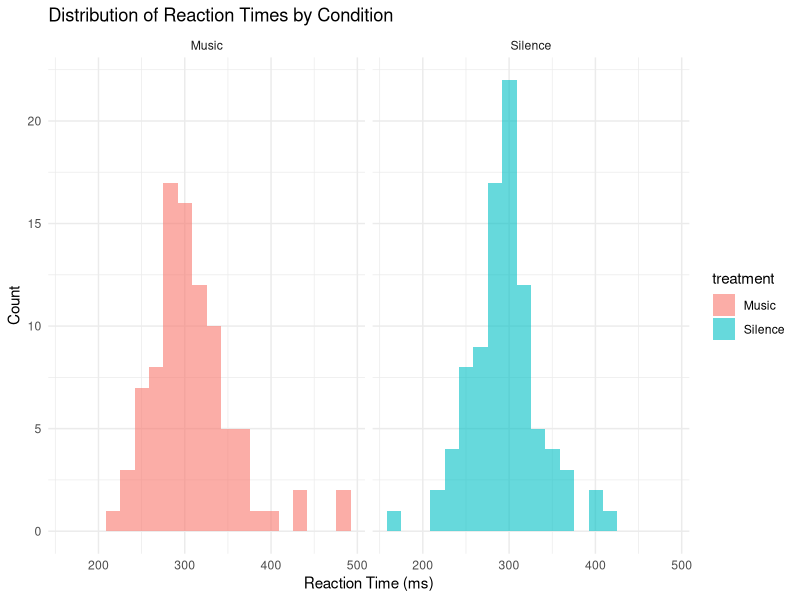
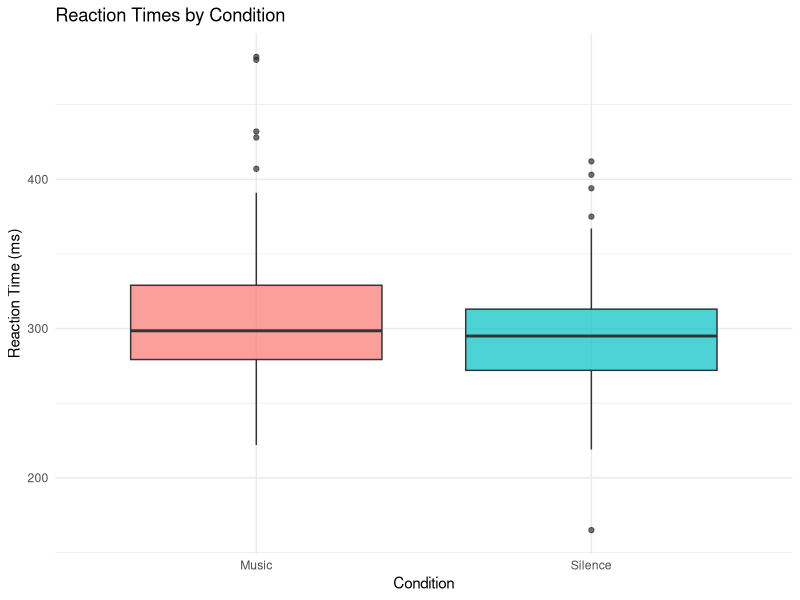
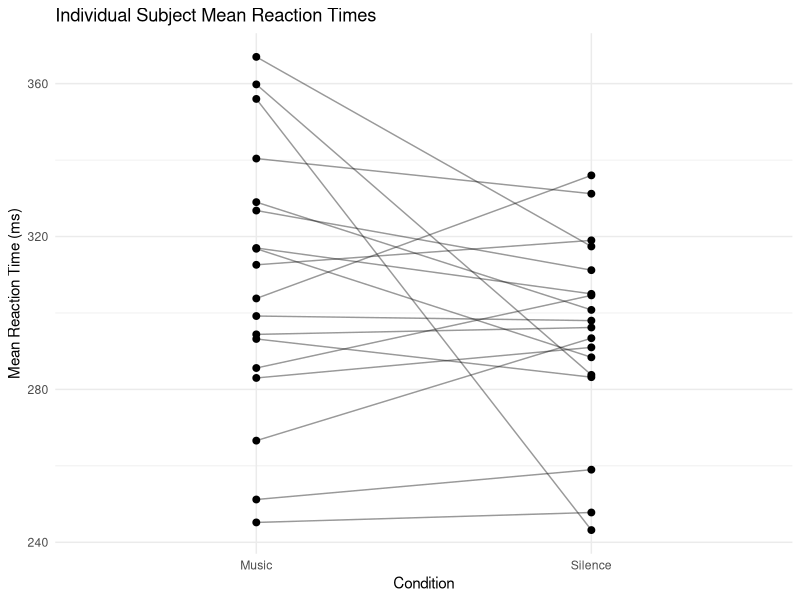
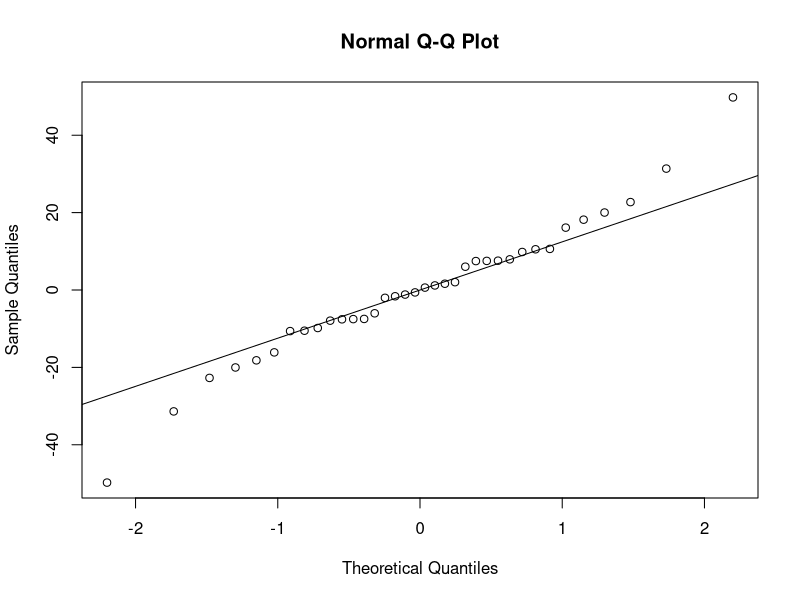
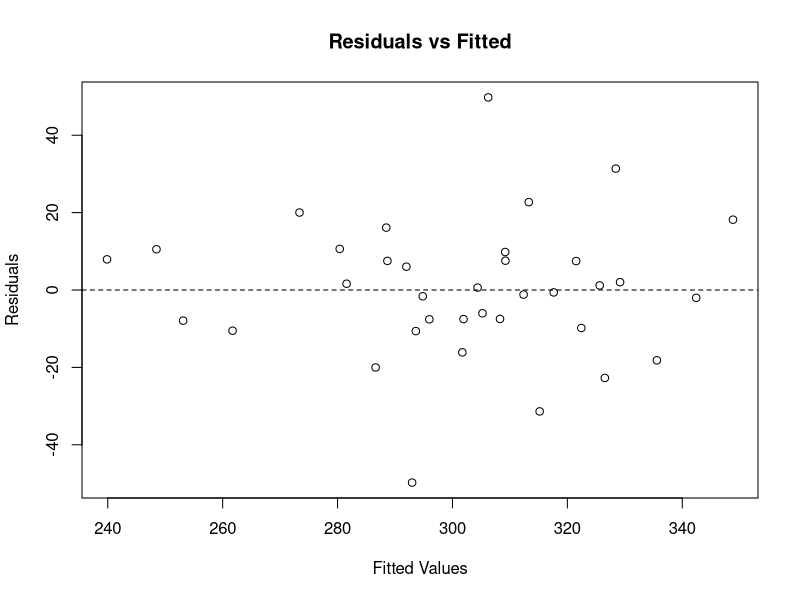

Write the R code that produced these figures, in order.
## ---- chunk 1
knitr::opts_chunk$set(message =  FALSE)
knitr::opts_chunk$set(warning =  FALSE)
knitr::opts_chunk$set(error =  FALSE)

## ---- chunk 2
library(pwr)

# Previous study components
n_study <- 20
mean_difference <- 36.63  # (Difference b|n 0dB and 74dB)
df_study <- n_study - 1
p_value_study <- 0.002 

t_value_study <- qt( p_value_study/2 , df_study , lower.tail = FALSE )


# Calculating Standard Deviation
SD_D <- (mean_difference * sqrt(n_study)) / t_value_study
SD_D  # 45.76586

power_result <- pwr.t.test(d = mean_difference / SD_D, 
                           power = 0.8, 
                           sig.level = 0.05, 
                           type = "paired", 
                           alternative = "two.sided")
power_result # 14.29127

## ---- chunk 3
library(knitr)
df <- read.csv("reaction_times_short.csv")
df2 <- read.csv("reaction_times_long.csv")

#splitting the df table to make it more readable and adding an average column.
df_music <- df[, c('Subject', 'm1', 'm2', 'm3', 'm4', 'm5')]
df_silence <- df[, c('Subject', 's1', 's2', 's3', 's4', 's5')]

df_music$Average <- rowMeans(df_music[, -1])
df_silence$Average <- rowMeans(df_silence[, -1])

#df_music
#df_silence
#df2

knitr::kable(
  df_music,
  col.names = c('Subject', 'music 1', 'music 2', 'music 3', 'music 4', 'music 5', 'Average'),
  caption = "Raw data after recording for Loud Music trials"
)

knitr::kable(
  df_silence,
  col.names = c('Subject', 'silence 1', 'silence 2', 'silence 3', 'silence 4', 'silence 5', 'Average'),
  caption = "Raw data after recording for Silence trials"
)

## ---- chunk 4
library(dplyr)

df_long <- read.csv("reaction_times_long.csv")

summary_stats <- df_long %>%
  group_by(treatment) %>%
  summarize(
    Mean = round(mean(rt), 2),
    SD   = round(sd(rt), 2),
    .groups = "drop"
  )

kable(
  summary_stats,
  caption = "Table 3: Summary of Mean and Standard Deviation by Condition"
)


## ---- chunk 5
#| echo: false
library(dplyr)
library(ggplot2)
library(knitr)
library(tidyr)

df <- read.csv("reaction_times_long.csv")
## ---- chunk 6
#| echo: true
#| fig-width: 6
#| fig-height: 4.5
library(ggplot2)

ggplot(df, aes(x = rt, fill = treatment)) +
  geom_histogram(alpha = 0.6, bins = 20, position = "identity") +
  facet_wrap(~ treatment) +
  labs(
    title = "Distribution of Reaction Times by Condition",
    x = "Reaction Time (ms)",
    y = "Count"
  ) +
  theme_minimal()
## ---- chunk 7
#| echo: true

ggplot(df, aes(x = treatment, y = rt, fill = treatment)) +
geom_boxplot(alpha = 0.7) +
labs(
title = "Reaction Times by Condition",
x = "Condition",
y = "Reaction Time (ms)"
) +
theme_minimal() +
theme(legend.position = "none")
## ---- chunk 8
#| echo: true

# Compute means per subject per condition
subject_means <- df %>%
  group_by(Subject, treatment) %>%
  summarize(mean_rt = mean(rt), .groups = "drop")

# Line plot showing each subject's pattern
ggplot(subject_means, aes(x = treatment, y = mean_rt, group = Subject)) +
  geom_line(alpha = 0.4) +
  geom_point(size = 2) +
  labs(
    title = "Individual Subject Mean Reaction Times",
    x = "Condition",
    y = "Mean Reaction Time (ms)"
  ) +
  theme_minimal()
## ---- chunk 9
#| echo: true
subject_means$Subject <- factor(subject_means$Subject)
fit <- aov(mean_rt ~ treatment + Subject, data = subject_means)
anova_table <- anova(fit)
kable(
  anova_table,
  digits = 4,
  caption = "ANOVA Table for RCBD (Subjects as Blocks)"
)
## ---- chunk 10
#| echo: true
residuals_rt <- residuals(fit)

qqnorm(residuals_rt)
qqline(residuals_rt)
## ---- chunk 11
#| echo: true

# Run Shapiro–Wilk test on ANOVA residuals
shap <- shapiro.test(residuals_rt)

# Convert to a tidy data frame for kable
shap_df <- data.frame(
  Statistic = shap$statistic,
  p_value   = shap$p.value
)

kable(
  shap_df,
  digits = 4,
  caption = "Shapiro–Wilk Normality Test for ANOVA Residuals"
)
## ---- chunk 12
#| echo: true
fitted_rt <- fitted(fit)

plot(fitted_rt, residuals_rt,
     xlab = "Fitted Values",
     ylab = "Residuals",
     main = "Residuals vs Fitted")
abline(h = 0, lty = 2)
## ---- chunk 13
df_long <- read.csv("reaction_times_long.csv")

subject_means <- df_long %>%
  group_by(Subject, treatment) %>%
  summarize(mean_rt = mean(rt), .groups = "drop")

subject_means$Subject <- factor(subject_means$Subject)
library(lme4)
m <- lmer(mean_rt ~ treatment + (1 | Subject), data = subject_means)
summary(m)

(-1.553)^2
